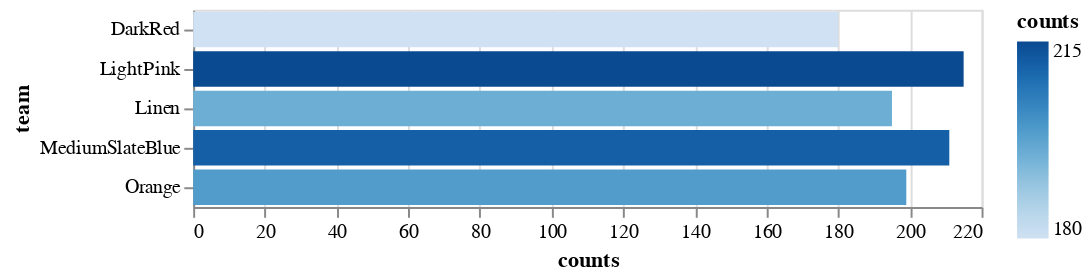

Notebook code for this chart:
### Markdown cell above
# chart4

### Code cell
data = pd.DataFrame(workers, columns=['id', 'team'])
data = data.groupby(['team']).count()
data = data.rename(columns={'id': 'counts'})
data["counts"] = data["counts"].astype('int32')
data = data.reset_index(level=0)
alt.Chart(data).mark_bar(orient='horizontal').encode(
    x='counts', y='team', color='counts'
)

### Figure 1 — Vega-Lite specification as saved in the notebook (floating-point values rounded to 4 significant figures)
{"config": {"view": {"continuousWidth": 400, "continuousHeight": 300}}, "data": {"name": "data-08875dcc7cc3851ff5f495656ce461d3"}, "mark": {"type": "bar", "orient": "horizontal"}, "encoding": {"color": {"field": "counts", "type": "quantitative"}, "x": {"field": "counts", "type": "quantitative"}, "y": {"field": "team", "type": "nominal"}}, "$schema": "https://vega.github.io/schema/vega-lite/v4.17.0.json", "datasets": {"data-08875dcc7cc3851ff5f495656ce461d3": [{"team": "DarkRed", "counts": 180}, {"team": "LightPink", "counts": 215}, {"team": "Linen", "counts": 195}, {"team": "MediumSlateBlue", "counts": 211}, {"team": "Orange", "counts": 199}]}}
